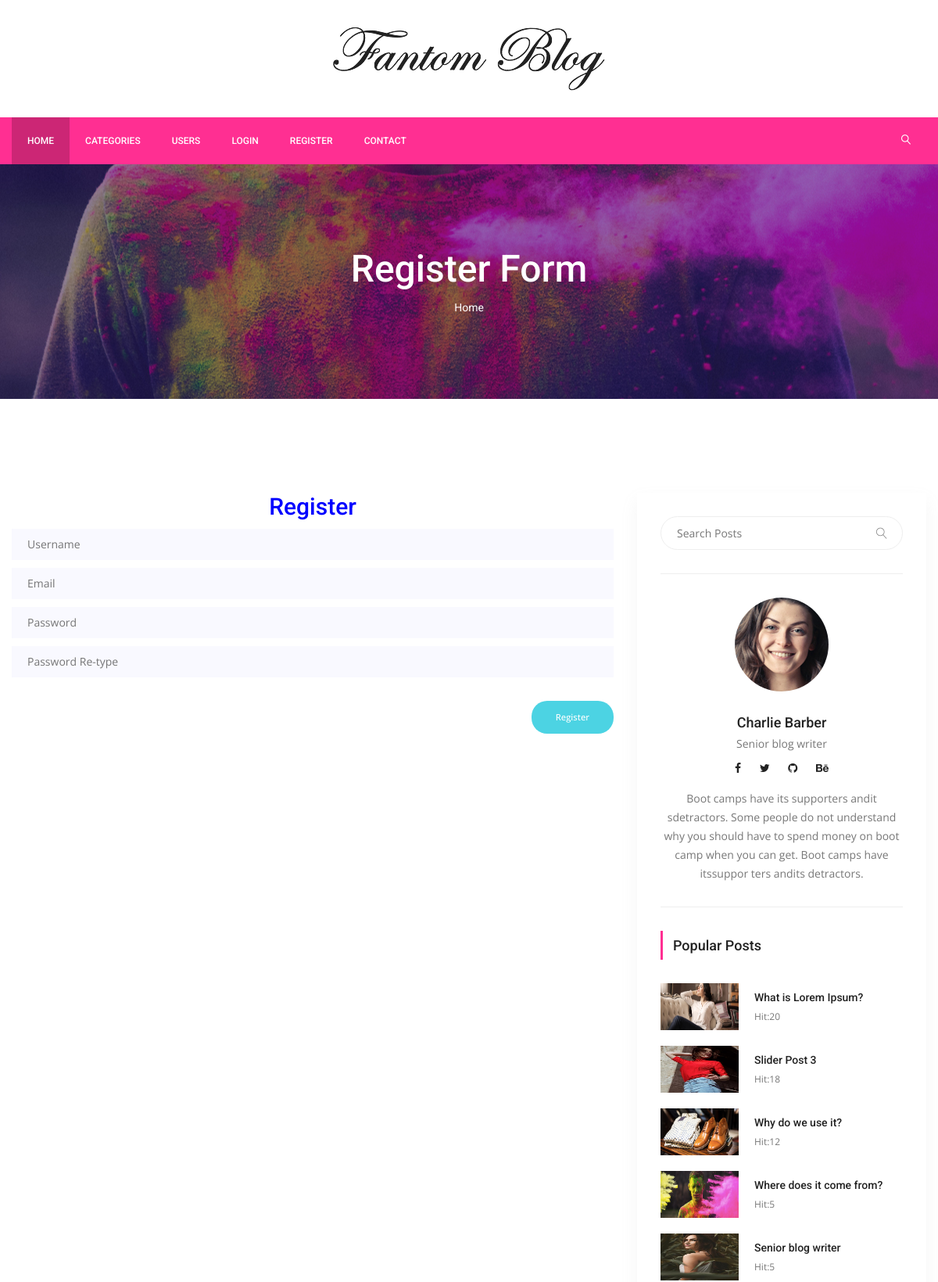
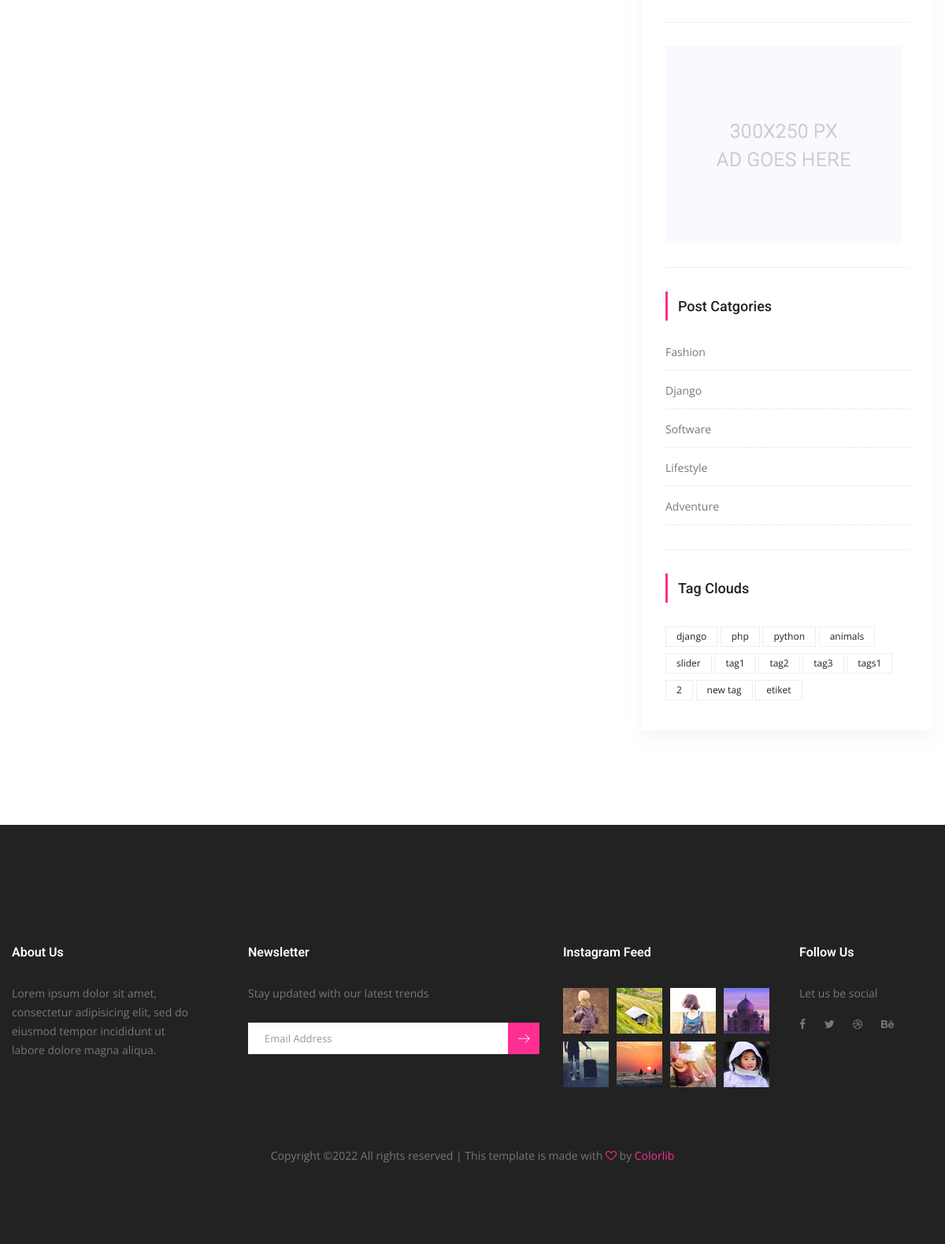
The page /users/register/ on the database its author committed (2 pictures, top to bottom).
### posts/models.py (models this page shows, shortened)
class Post(models.Model):
    title = models.CharField(max_length=150)
    content = models.TextField()
    publishing_date = models.DateTimeField(auto_now_add=True)
    image = models.ImageField(blank=True, null=True, upload_to='uploads/',default='uploads/blog-4.jpg')
    user = models.ForeignKey(settings.AUTH_USER_MODEL, on_delete=models.CASCADE, default=1)
    slug = models.SlugField(default="slug",editable=False)
    category = models.ForeignKey(Category,on_delete=models.CASCADE,default=1,related_name ='posts')
    tag = models.ManyToManyField(Tag,related_name="posts",blank=True)
    slider_posts = models.BooleanField(default=False)
    hit = models.PositiveIntegerField(default=0)

class Category(models.Model):
    title = models.CharField(max_length=250)
    slug = models.SlugField(editable=False)

class Tag(models.Model):
    title = models.CharField(max_length=50)
    slug = models.SlugField(editable=False)
    def __str__(self):
        return self.title

### users/views.py (the view)
# urls.py: path('register/',RegisterView.as_view(),name='register'),
class RegisterView(CreateView):
    template_name = 'users/register.html'
    form_class = RegisterForm
    success_url = '/'

### users/forms.py
class RegisterForm(UserCreationForm):
    username = forms.CharField()
    email = forms.EmailField(max_length=50)
    password1 = forms.CharField()
    password2 = forms.CharField()
    class Meta(UserCreationForm.Meta):
        model = User
        fields = ('username','email','password1','password2')

### posts/templatetags/custom_tags.py (called while the page is built)
@register.simple_tag(name="categories")
def all_categories():
    return Category.objects.all()

@register.simple_tag(name="tags")
def all_tags():
    return Tag.objects.all()

@register.simple_tag(name="hit_posts")
def hit_posts():
    return Post.objects.order_by('-hit')[:5]

### templates/users/register.html (shortened to what this page needs)
{% extends 'base.html' %}
{% load static %}
{% block content %}
        <section class="banner_area">
            <div class="banner_inner d-flex align-items-center">
            	<div class="overlay bg-parallax" data-stellar-ratio="0.9" data-stellar-vertical-offset="0" data-background=""></div>
				<div class="container">
					<div class="banner_content text-center">
						<h2>Register Form</h2>
						<div class="page_link">
							<a href="{% url 'index' %}">Home</a>
						</div>
					</div>
				</div>
            </div>
        </section>
        <section class="blog_area p_120">
            <div class="container">
                <div class="row">
                    <div class="col-lg-8">
                        <h2 style="text-align:center;color:blue;">Register</h2>
                            <form method="post">
                        <div class="blog_left_sidebar">
                            <div class="mt-10">
								<input type="text" name="username" placeholder="Username" onfocus="this.placeholder = ''" onblur="this.placeholder = 'Username'" required="" class="single-input">
                            </div>
                            <div class="mt-10">
								<input type="text" name="email" placeholder="Email" onfocus="this.placeholder = ''" onblur="this.placeholder = 'Email'" required="" class="single-input">
                            </div>
                            <div class="mt-10">
								<input type="password" name="password1" placeholder="Password" onfocus="this.placeholder = ''" onblur="this.placeholder = 'Password'" required="" class="single-input">
                            </div>
                            <div class="mt-10">
								<input type="password" name="password2" placeholder="Password Re-type" onfocus="this.placeholder = ''" onblur="this.placeholder = 'Password Re-type'" required="" class="single-input">
                            </div>
                            <button type="submit" class="genric-btn success circle" style="float:right;margin-top:30px">Register</button>
                        </form>
                        </div>
                        </div>
                    {% include 'right_side.html' %}
                </div>
        </section>
      {% endblock %}

### templates/right_side.html (shortened to what this page needs)
{% load static %}
{% load custom_tags %}
<div class="col-lg-4">
                        <div class="blog_right_sidebar">
                            <aside class="single_sidebar_widget search_widget">
                                <form action="{% url 'search' %}" method = "get">
                                <div class="input-group">
                                    <input type="text" class="form-control" placeholder="Search Posts" name="q">
                                    <span class="input-group-btn">
                                        <button class="btn btn-default" type="button"><i class="lnr lnr-magnifier"></i></button>
                                    </span>
                                </div></form>
                                <div class="br"></div>
                            </aside>
                            <aside class="single_sidebar_widget author_widget">
                                <img class="author_img rounded-circle" src="{% static "img/blog/author.png" %}" alt="">
                                <h4>Charlie Barber</h4>
                                <p>Senior blog writer</p>
                                <div class="social_icon">
                                    <a href="#"><i class="fa fa-facebook"></i></a>
                                    <a href="#"><i class="fa fa-twitter"></i></a>
                                    <a href="#"><i class="fa fa-github"></i></a>
                                    <a href="#"><i class="fa fa-behance"></i></a>
                                </div>
                                <p>Boot camps have its supporters andit sdetractors. Some people do not understand why you should have to spend money on boot camp when you can get. Boot camps have itssuppor ters andits detractors.</p>
                                <div class="br"></div>
                            </aside>
                            <aside class="single_sidebar_widget popular_post_widget">
                                <h3 class="widget_title">Popular Posts</h3>
                                {% hit_posts as posts %}
                                {% for post in posts %}
                                <div class="media post_item">
                                    <img src="{{ post.image.url }}" alt="post"style="width:100px;height:60px">
                                    <div class="media-body">
                                        <a href="{% url 'detail' pk=post.pk slug=post.slug %}"><h3>{{ post.title }}</h3></a>
                                        <p>Hit:{{ post.hit }}</p>
                                    </div>
                                </div>
                                {% endfor %}
                                <div class="br"></div>
                            </aside>
                            <aside class="single_sidebar_widget">
                                <a href="#"><img class="img-fluid" src="{% static "img/blog/add.jpg" %}" alt=""></a>
                                <div class="br"></div>
                            </aside>
                            <aside class="single_sidebar_widget post_category_widget">
                                <h4 class="widget_title">Post Catgories</h4>
                                <ul class="list cat-list">
                                    {% categories as categories %}
                                    {% for category in categories %}
                                    <li>
                                        <a href="{% url 'category_detail' pk=category.id slug=category.slug %}" class="d-flex justify-content-between">
                                            <p>{{ category.title }}</p>
                                        </a>
                                    </li>
                                    {% endfor %}
                                </ul>
                                <div class="br"></div>
                            </aside>
                            <aside class="single-sidebar-widget tag_cloud_widget">
                                <h4 class="widget_title">Tag Clouds</h4>
                                <ul class="list">
                                    {% tags as tags %}
                                    {% for tag in tags %}
                                    <li><a href="{% url 'tag_detail' tag.slug %}">{{ tag }}</a></li>
                                    {% endfor %}
                                </ul>
                            </aside>
                        </div>
                    </div>

### rows shown on the page
Post: image (picture), title "What is Lorem Ipsum?", hit "20"
Post: image (picture), title "Slider Post 3", hit "18"
Post: image (picture), title "Why do we use it?", hit "12"
Post: image (picture), title "Where does it come from?", hit "5"
Post: image (picture), title "Senior blog writer", hit "5"
Category: title "Fashion"
Category: title "Django"
Category: title "Software"
Category: title "Lifestyle"
Category: title "Adventure"
Tag: title "django"
Tag: title "php"
Tag: title "python"
Tag: title "animals"
Tag: title "slider"
Tag: title "tag1"
Tag: title "tag2"
Tag: title "tag3"
Tag: title "tags1"
Tag: title "2"
Tag: title "new tag"
Tag: title "etiket"
